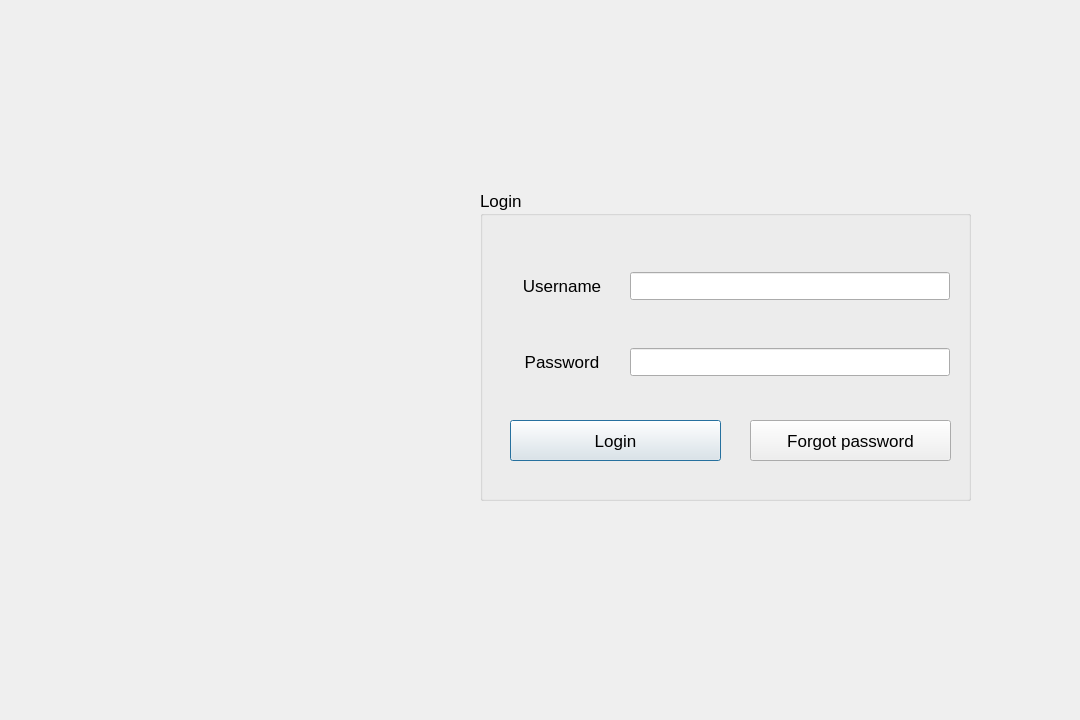
<?xml version="1.0" encoding="UTF-8"?>
<ui version="4.0">
 <class>loginPage</class>
 <widget class="QDialog" name="loginPage">
  <property name="geometry">
   <rect>
    <x>0</x>
    <y>0</y>
    <width>1080</width>
    <height>720</height>
   </rect>
  </property>
  <property name="minimumSize">
   <size>
    <width>1080</width>
    <height>720</height>
   </size>
  </property>
  <property name="maximumSize">
   <size>
    <width>1080</width>
    <height>720</height>
   </size>
  </property>
  <property name="windowTitle">
   <string>Login</string>
  </property>
  <widget class="QWidget" name="widget" native="true">
   <property name="geometry">
    <rect>
     <x>470</x>
     <y>180</y>
     <width>551</width>
     <height>331</height>
    </rect>
   </property>
   <widget class="QGroupBox" name="groupBox">
    <property name="geometry">
     <rect>
      <x>10</x>
      <y>10</y>
      <width>491</width>
      <height>311</height>
     </rect>
    </property>
    <property name="font">
     <font>
      <pointsize>13</pointsize>
     </font>
    </property>
    <property name="title">
     <string>Login</string>
    </property>
    <widget class="QPushButton" name="login_button">
     <property name="geometry">
      <rect>
       <x>30</x>
       <y>230</y>
       <width>211</width>
       <height>41</height>
      </rect>
     </property>
     <property name="font">
      <font>
       <pointsize>13</pointsize>
      </font>
     </property>
     <property name="text">
      <string>Login</string>
     </property>
    </widget>
    <widget class="QWidget" name="verticalLayoutWidget">
     <property name="geometry">
      <rect>
       <x>19</x>
       <y>39</y>
       <width>451</width>
       <height>191</height>
      </rect>
     </property>
     <layout class="QVBoxLayout" name="verticalLayout">
      <property name="spacing">
       <number>5</number>
      </property>
      <item>
       <layout class="QHBoxLayout" name="horizontalLayout">
        <item>
         <widget class="QLabel" name="loginUsername_label">
          <property name="font">
           <font>
            <pointsize>13</pointsize>
           </font>
          </property>
          <property name="text">
           <string>Username</string>
          </property>
          <property name="alignment">
           <set>Qt::AlignCenter</set>
          </property>
         </widget>
        </item>
        <item>
         <widget class="QLineEdit" name="loginUsername_lineEdit">
          <property name="maximumSize">
           <size>
            <width>320</width>
            <height>16777215</height>
           </size>
          </property>
         </widget>
        </item>
       </layout>
      </item>
      <item>
       <layout class="QHBoxLayout" name="horizontalLayout_2">
        <item>
         <widget class="QLabel" name="loginPassword_label">
          <property name="font">
           <font>
            <pointsize>13</pointsize>
           </font>
          </property>
          <property name="text">
           <string>Password</string>
          </property>
          <property name="alignment">
           <set>Qt::AlignCenter</set>
          </property>
         </widget>
        </item>
        <item>
         <widget class="QLineEdit" name="loginPassword_lineEdit">
          <property name="maximumSize">
           <size>
            <width>320</width>
            <height>16777215</height>
           </size>
          </property>
          <property name="echoMode">
           <enum>QLineEdit::Password</enum>
          </property>
         </widget>
        </item>
       </layout>
      </item>
     </layout>
    </widget>
    <widget class="QPushButton" name="pushButton">
     <property name="geometry">
      <rect>
       <x>270</x>
       <y>230</y>
       <width>201</width>
       <height>41</height>
      </rect>
     </property>
     <property name="text">
      <string>Forgot password</string>
     </property>
    </widget>
   </widget>
  </widget>
  <widget class="QLabel" name="picLogin_label">
   <property name="geometry">
    <rect>
     <x>50</x>
     <y>180</y>
     <width>371</width>
     <height>331</height>
    </rect>
   </property>
   <property name="text">
    <string/>
   </property>
  </widget>
 </widget>
 <resources/>
 <connections/>
</ui>
